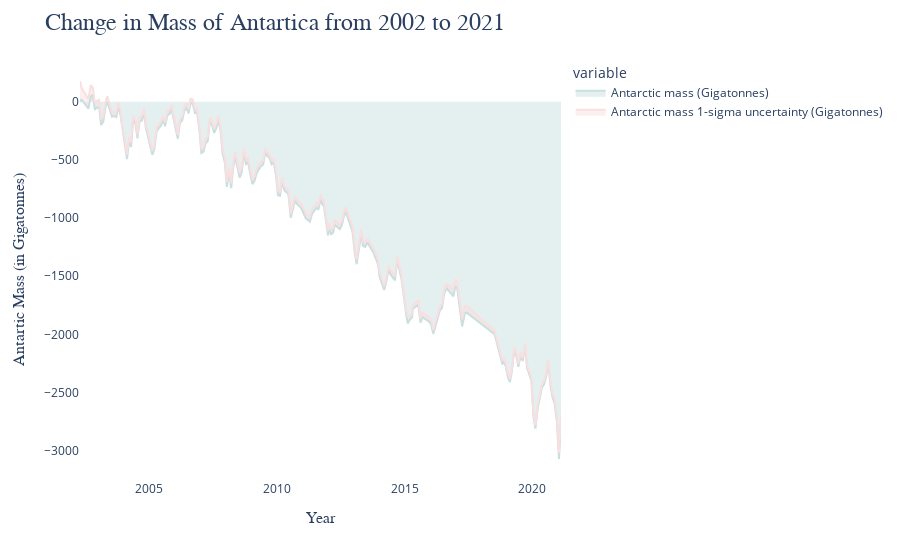

The cell this chart's notebook holds for it:
### Code cell
fig = px.area(antartica_df, x="Time (year.decimal)", y=["Antarctic mass (Gigatonnes)",
                                                        "Antarctic mass 1-sigma uncertainty (Gigatonnes)"],
              color_discrete_sequence=["#C9DFE0", "#F9DFE0"])

fig.update_yaxes(
    title=dict(
        text="Antartic Mass (in Gigatonnes)",
        font=dict(
            size=16,
            family="Arial"
        )
    )
)

fig.update_xaxes(
    title_font_family="Arial",
    title=dict(
        text="Year",
        font=dict(
            size=16,
            family="Arial"
        )
    )
)

fig.update_layout(
    title=dict(
        text="Change in Mass of Antartica from 2002 to 2021",
        font=dict(
            family="Arial",
            size=24
        )
    ),
    plot_bgcolor="white"
)

fig.show()

### Figure 1 — Plotly figure (JSON) as saved in the notebook; plotly's stock layout.template omitted (floating-point values rounded to 4 significant figures; data arrays with more than 128 entries replaced by an {"elided": "..."} marker saying what was removed)
{"data": [{"hovertemplate": "variable=Antarctic mass (Gigatonnes)<br>Time (year.decimal)=%{x}<br>value=%{y}<extra></extra>", "legendgroup": "Antarctic mass (Gigatonnes)", "line": {"color": "#C9DFE0"}, "mode": "lines", "name": "Antarctic mass (Gigatonnes)", "orientation": "v", "showlegend": true, "stackgroup": "1", "type": "scatter", "x": {"elided": "194 float values"}, "xaxis": "x", "y": {"elided": "194 float values"}, "yaxis": "y"}, {"hovertemplate": "variable=Antarctic mass 1-sigma uncertainty (Gigatonnes)<br>Time (year.decimal)=%{x}<br>value=%{y}<extra></extra>", "legendgroup": "Antarctic mass 1-sigma uncertainty (Gigatonnes)", "line": {"color": "#F9DFE0"}, "mode": "lines", "name": "Antarctic mass 1-sigma uncertainty (Gigatonnes)", "orientation": "v", "showlegend": true, "stackgroup": "1", "type": "scatter", "x": {"elided": "194 float values"}, "xaxis": "x", "y": {"elided": "194 float values"}, "yaxis": "y"}], "layout": {"legend": {"title": {"text": "variable"}, "tracegroupgap": 0}, "margin": {"t": 60}, "plot_bgcolor": "white", "title": {"font": {"family": "Arial", "size": 24}, "text": "Change in Mass of Antartica from 2002 to 2021"}, "xaxis": {"anchor": "y", "domain": [0, 1], "title": {"font": {"family": "Arial", "size": 16}, "text": "Year"}}, "yaxis": {"anchor": "x", "domain": [0, 1], "title": {"font": {"family": "Arial", "size": 16}, "text": "Antartic Mass (in Gigatonnes)"}}}}
